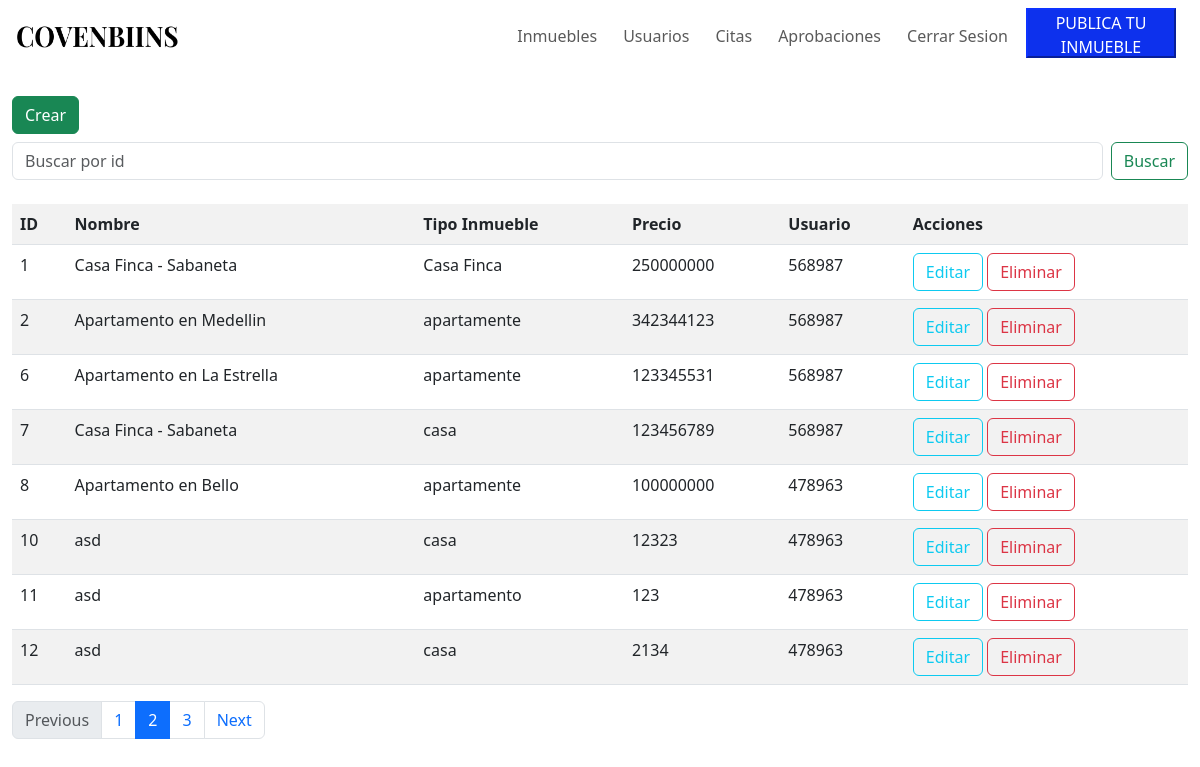
Before: /listar_inmuebles/ with the older database file.
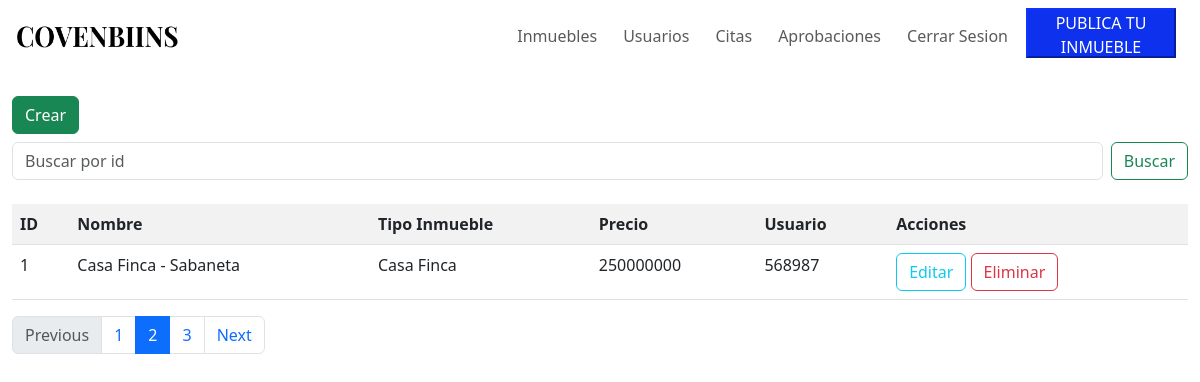
After: the same page with the newer database file.
### covenbiins/models.py (models this page shows, shortened)
class Inmuebles(models.Model):
    Categoria = (
        (1, 'Usado'),
        (2, 'Nuevo')
    )
    id_Inmueble = models.BigAutoField(unique=True, primary_key=True)
    nombre = models.CharField(max_length=50)
    tipoInmueble = models.CharField(max_length=50)
    descripcion = models.CharField(max_length=500)
    precio = models.IntegerField()
    direccion = models.CharField(max_length=50)
    categoria = models.IntegerField(choices=Categoria, default=1)
    ciudad = models.CharField(max_length=50, null=True)
    area = models.IntegerField()
    habitaciones = models.IntegerField()
    banos = models.IntegerField()
    estrato = models.IntegerField(null=True)
    imagen = models.ImageField(default="fotos_inmuebles/default.png", upload_to='fotos_inmuebles')
    cedula = models.ForeignKey('Usuarios', on_delete=models.DO_NOTHING)

class Usuarios(models.Model):
    Roles = (
        (1, 'Administrador'),
        (2, 'Asesor Legal'),
        (3, 'Vendedor'),
        (4, 'Comprador'),
    )
    cedula = models.CharField(unique=True, primary_key=True, max_length=10)
    foto = models.ImageField(null=True, blank=True, default='fotos/default.jpeg', upload_to='fotos')
    nombre = models.CharField(max_length=50)
    apellido = models.CharField(max_length=50)
    fechaNacimiento = models.DateField()
    telefono = models.CharField(max_length=50)
    direccion = models.CharField(max_length=50)
    tipoUsuario = models.IntegerField(choices=Roles, default=4)
    email = models.EmailField(unique=True, null=True)
    contrasena = models.CharField(max_length=50, null=True)
    def __str__(self):
        return f"{self.cedula}"

### covenbiins/views.py (the view)
# urls.py: path("listar_inmuebles/", views.inmuebles, name="listar_inmuebles"),
def inmuebles(request):
    result = Inmuebles.objects.all()
    context = {"data": result}
    return render(request, "covenbiins/inmuebles/listar_inm.html", context)

### covenbiins/templates/covenbiins/inmuebles/listar_inm.html (shortened to what this page needs)
{% extends 'covenbiins/base2.html' %}
{% load static %}
{% block contenedor %}
  <br>
  <div class="container-fluid">
    <a class="btn btn-success" href="{% url 'covenbiins:form_inmuebles' %}">Crear</a>
    <form class="d-flex mt-2 mb-4" role="search" method="post" action="{% url 'covenbiins:inmuebles_buscar' %}">
      <input class="form-control me-2" type="search" placeholder="Buscar por id" aria-label="Search" name="buscar" value="{{ buscado }}">
      <button class="btn btn-outline-success" type="submit">Buscar</button>
    </form>
  {% if data %}
    <table class="table table-striped">
      <tr>
        <th>ID</th>
        <th>Nombre</th>
        <th>Tipo Inmueble</th>
        <th>Precio</th>
        <th>Usuario</th>
        <th>Acciones</th>
      </tr>
    {% for i in data %}
      <tr>
        <td>{{ i.id_Inmueble }}</td>
        <td>{{ i.nombre }}</td>
        <td>{{ i.tipoInmueble }}</td>
        <td>{{ i.precio }}</td>
        <td>{{ i.cedula }}</td>
        <td>
          <a href="{% url 'covenbiins:inmuebles_editar' i.id_Inmueble %}" class="btn btn-outline-info">Editar</a>
          <a href="javascript:confirmar_eliminar('{% url 'covenbiins:inmuebles_eliminar' i.id_Inmueble %}');" class="btn btn-outline-danger">Eliminar</a>
        </td>
      </tr>
    {% endfor %}
    </table>
    <nav aria-label="...">
      <ul class="pagination">
        <li class="page-item disabled">
          <a class="page-link">Previous</a>
        </li>
        <li class="page-item"><a class="page-link" href="#">1</a></li>
        <li class="page-item active" aria-current="page">
          <a class="page-link" href="#">2</a>
        </li>
        <li class="page-item"><a class="page-link" href="#">3</a></li>
        <li class="page-item">
          <a class="page-link" href="#">Next</a>
        </li>
      </ul>
    </nav>
  {% else %}
    NO hay registros....
  {% endif %}
</div>
{% endblock %}

### covenbiins/templates/covenbiins/base2.html (shortened to what this page needs)
{% load static %}
<!doctype html>
<html lang="en">
<head>
    <link rel="stylesheet" href="{% static 'covenbiins/css/estilos.css' %}">
    <link rel="stylesheet" href="{% static 'covenbiins/css/bootstrap.min.css' %}" />
</head>
<body>
    <nav class="navbar navbar-expand-md navbar-light">
        <div class="container-fluid">
            <a href="{% url 'covenbiins:index' %}" class="navbar-brand"><img
                    src="{% static 'covenbiins/img/logoPrincipal.png' %}" alt="logoPrincipal" width="170px"
                    height="40px"></a>
            <div class="collapse navbar-collapse" id="MenuNavegacion">
                <form class="container-fluid d-flex justify-content-end">
                    <div id="MenuNavegacion" class="nav navbar-nav">
                        <ul class="navbar-nav me-auto navbar">
                            <li class="nav-item">
                                <a class="nav-link" href="{% url 'covenbiins:listar_inmuebles' %}">Inmuebles</a>
                            </li>
                            <li class="nav-item">
                                <a class="nav-link" href="{% url 'covenbiins:listar_usuarios' %}">Usuarios</a>
                            </li>
                            <li class="nav-item">
                                <a class="nav-link" href="{% url 'covenbiins:listar_citas' %}">Citas</a>
                            </li>
                            <li class="nav-item">
                                <a class="nav-link" href="{% url 'covenbiins:listar_aprobaciones' %}">Aprobaciones</a>
                            </li>
                            <li class="nav-item">
                                <a class="nav-link" href="{% url 'covenbiins:logout' %}">Cerrar Sesion</a>
                            </li>
                        </ul>
                        <form class="d-flex">
                            <button id="boton_principal" type="button">PUBLICA TU INMUEBLE</button>
                        </form>
                    </div>
                </form>
            </div>
        </div>
    </nav>
    {% block contenedor %}
    {% endblock %}
 </body>
 </html>

### covenbiins/static/covenbiins/css/estilos.css (style rules this page uses)
#boton_principal { background-color: #0D31ED; color: #ffffff; border-color: #0D31ED; height: 50px; width: 150px; }
.nav-item { margin-right: 10px; color: black; }
button { font-family: 'Poppins', sans-serif; }
a { text-decoration: none; color: #000; }

Changed rows visible on the page:
removed Inmuebles: id_Inmueble "2", nombre "Apartamento en Medellin", tipoInmueble "apartamente", precio "342344123", cedula "568987"
removed Inmuebles: id_Inmueble "6", nombre "Apartamento en La Estrella", tipoInmueble "apartamente", precio "123345531", cedula "568987"
removed Inmuebles: id_Inmueble "7", nombre "Casa Finca - Sabaneta", tipoInmueble "casa", precio "123456789", cedula "568987"
removed Inmuebles: id_Inmueble "8", nombre "Apartamento en Bello", tipoInmueble "apartamente", precio "100000000", cedula "478963"
removed Inmuebles: id_Inmueble "10", nombre "asd", tipoInmueble "casa", precio "12323", cedula "478963"
removed Inmuebles: id_Inmueble "11", nombre "asd", tipoInmueble "apartamento", precio "123", cedula "478963"
removed Inmuebles: id_Inmueble "12", nombre "asd", tipoInmueble "casa", precio "2134", cedula "478963"
